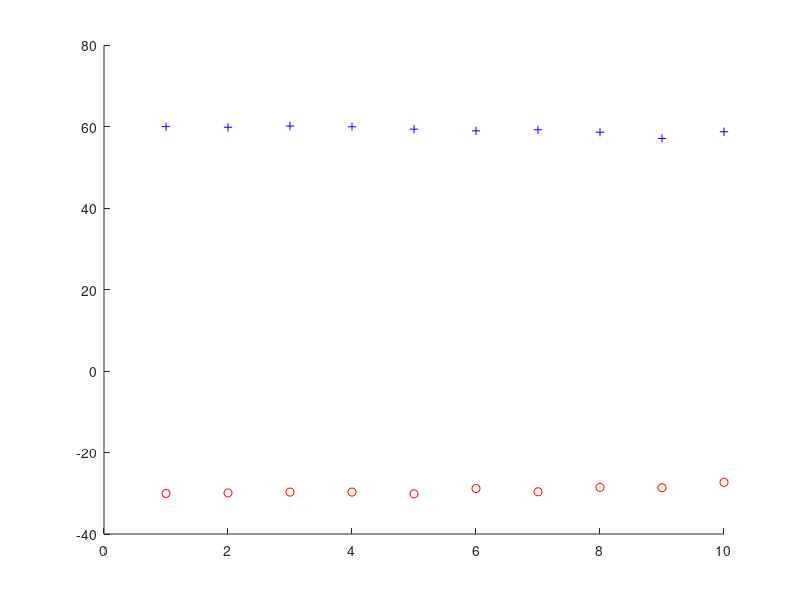
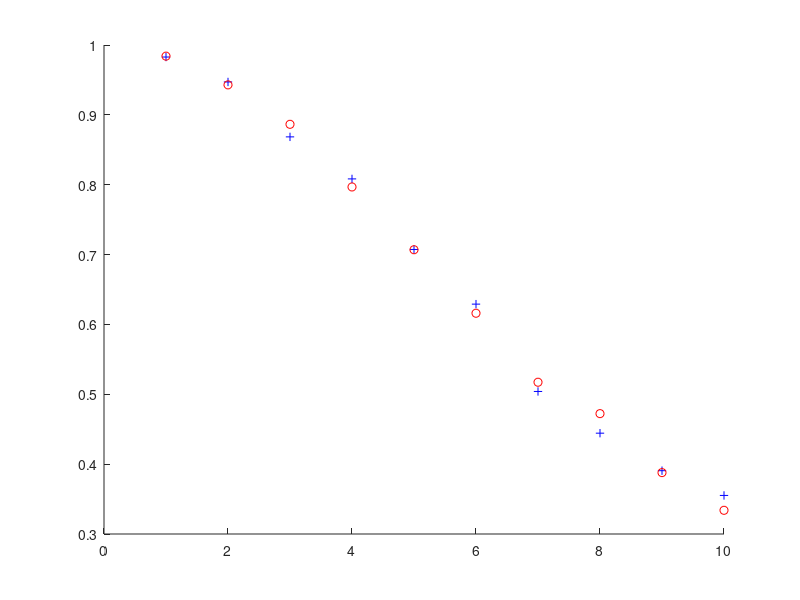

These charts were generated, in order, by the following MATLAB code:
%% Afric_Sim_test_Cumulant
%% Initializations
alpha = 1; %ground weighting factor
beta = 1.0;   %veg weighting factor
Pol_ground = [1;1;0];  Pol_Cum_ground = [1;0;0]; %ground
Pol_vegitation = [1;0;1]; Pol_Cum_vegitation = [0;1;0]; %vegitation
ground_offset = -pi/3; % ground interferomitry offset
vegitation_offset = pi/6;    % veg interferomitry offset
Window = 100;    %size of window
Averaged_samples = 10;
Noise_weight = 0.1;
phi1=zeros(Averaged_samples,1); phi2=zeros(Averaged_samples,1);
mag1=zeros(Averaged_samples,1); mag2=zeros(Averaged_samples,1);


%% Matrix Calculations
% Implimenting a window. Esprit and SR techniques
for Averaged_sample = 1:Averaged_samples;
    Noise = Averaged_sample*Noise_weight;
    for i = 1:Window
        
        g =  Pol_ground*(sqrt(-2*log(1-rand(1,Window))).*exp(1i*2*pi*rand(1,Window)));
        v =  Pol_vegitation*(sqrt(-2*log(1-rand(1,Window))).*exp(1i*2*pi*rand(1,Window)));
        
        s1 = alpha*g + beta*v;
        s2 = alpha*exp(1i*ground_offset)*g + beta*exp(1i*vegitation_offset)*v;
        
        s1_Noise = s1 + Noise*sqrt(-2*log(1-rand(3,Window))).*exp(1i*2*pi*rand(3,Window));
        s2_Noise = s2 + Noise*sqrt(-2*log(1-rand(3,Window))).*exp(1i*2*pi*rand(3,Window));
        
        p1=[s1_Noise(1,:).*s1_Noise(2,:)
            s1_Noise(1,:).*s1_Noise(3,:)
            s1_Noise(2,:).*s1_Noise(3,:)];
        
        p2=[s2_Noise(1,:).*s2_Noise(2,:)
            s2_Noise(1,:).*s2_Noise(3,:)
            s2_Noise(2,:).*s2_Noise(3,:)];
        
        R1 = p1*p1';
        R2 = p1*p2';
        A=pinv(R1)*R2;
        
        [u,c] = eig(A);
        
        s1=abs(Pol_Cum_ground'*u);
        [~,kk]=sort(s1,'descend');
        phi1(Averaged_sample)=phi1(Averaged_sample) + 0.5*angle(c(kk(1),kk(1)))/Window;
        mag1(Averaged_sample)=mag1(Averaged_sample) + abs(c(kk(1),kk(1)))/Window;
        
        s2=abs(Pol_Cum_vegitation'*u);
        [ss,kk]=sort(s2,'descend');
        phi2(Averaged_sample) = phi2(Averaged_sample) + 0.5*angle(c(kk(1),kk(1)))/Window;
        mag2(Averaged_sample) = mag2(Averaged_sample) + abs(c(kk(1),kk(1)))/Window;
        
    end
end
%% Ploting Results

figure(1)
hold on;
plot(phi1*180/pi,'b+');
plot(phi2*180/pi,'ro');
hold off

figure(2)
hold on;
plot(mag1,'b+');
plot(mag2,'ro');
hold off;
